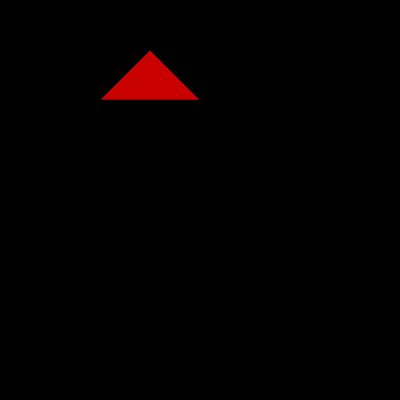
Frame 1 (no input)
Frame 60 (no input): identical to frame 1, image omitted
Frame 120 (the mouse pressed at the canvas centre since frame 60): identical to frame 1, image omitted

The p5.js sketch that drew this single still picture (run headless with seeded random() and noise() and a simulated clock; from frame 60 on, the mouse is pressed at the canvas centre):

// p5.js sketch
// ── sketch.js
function setup() { 
  createCanvas(400, 400);
} 

function draw() { 
  background(0);
  fill(200,0,0);
  triangle(100,100,150,50,200,100);
}
